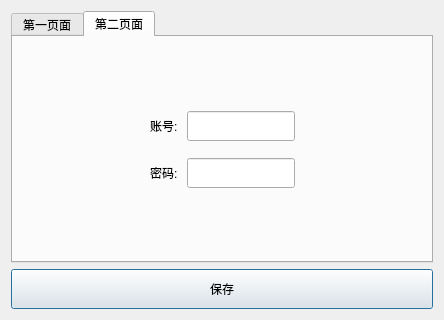
<?xml version="1.0" encoding="UTF-8"?>
<ui version="4.0">
 <class>Dialog</class>
 <widget class="QDialog" name="Dialog">
  <property name="geometry">
   <rect>
    <x>0</x>
    <y>0</y>
    <width>444</width>
    <height>320</height>
   </rect>
  </property>
  <property name="windowTitle">
   <string>账号信息</string>
  </property>
  <layout class="QVBoxLayout" name="verticalLayout">
   <item>
    <widget class="QTabWidget" name="tabWidget">
     <property name="currentIndex">
      <number>1</number>
     </property>
     <widget class="QWidget" name="first_tab">
      <attribute name="title">
       <string>第一页面</string>
      </attribute>
      <layout class="QHBoxLayout" name="horizontalLayout">
       <item>
        <spacer name="horizontalSpacer_2">
         <property name="orientation">
          <enum>Qt::Horizontal</enum>
         </property>
         <property name="sizeHint" stdset="0">
          <size>
           <width>40</width>
           <height>20</height>
          </size>
         </property>
        </spacer>
       </item>
       <item>
        <layout class="QGridLayout" name="gridLayout">
         <property name="topMargin">
          <number>0</number>
         </property>
         <property name="verticalSpacing">
          <number>17</number>
         </property>
         <item row="3" column="1">
          <spacer name="verticalSpacer">
           <property name="orientation">
            <enum>Qt::Vertical</enum>
           </property>
           <property name="sizeHint" stdset="0">
            <size>
             <width>20</width>
             <height>40</height>
            </size>
           </property>
          </spacer>
         </item>
         <item row="1" column="1">
          <widget class="QLineEdit" name="username1">
           <property name="minimumSize">
            <size>
             <width>0</width>
             <height>30</height>
            </size>
           </property>
          </widget>
         </item>
         <item row="2" column="1">
          <widget class="QLineEdit" name="password1">
           <property name="minimumSize">
            <size>
             <width>0</width>
             <height>30</height>
            </size>
           </property>
          </widget>
         </item>
         <item row="2" column="0">
          <widget class="QLabel" name="label_2">
           <property name="text">
            <string>密码:</string>
           </property>
          </widget>
         </item>
         <item row="1" column="0">
          <widget class="QLabel" name="label_1">
           <property name="text">
            <string>账号: </string>
           </property>
          </widget>
         </item>
         <item row="0" column="1">
          <spacer name="verticalSpacer_2">
           <property name="orientation">
            <enum>Qt::Vertical</enum>
           </property>
           <property name="sizeHint" stdset="0">
            <size>
             <width>20</width>
             <height>40</height>
            </size>
           </property>
          </spacer>
         </item>
        </layout>
       </item>
       <item>
        <spacer name="horizontalSpacer">
         <property name="orientation">
          <enum>Qt::Horizontal</enum>
         </property>
         <property name="sizeHint" stdset="0">
          <size>
           <width>40</width>
           <height>20</height>
          </size>
         </property>
        </spacer>
       </item>
      </layout>
     </widget>
     <widget class="QWidget" name="second_tab">
      <attribute name="title">
       <string>第二页面</string>
      </attribute>
      <layout class="QHBoxLayout" name="horizontalLayout_2">
       <item>
        <spacer name="horizontalSpacer_3">
         <property name="orientation">
          <enum>Qt::Horizontal</enum>
         </property>
         <property name="sizeHint" stdset="0">
          <size>
           <width>40</width>
           <height>20</height>
          </size>
         </property>
        </spacer>
       </item>
       <item>
        <layout class="QGridLayout" name="gridLayout_2">
         <property name="topMargin">
          <number>0</number>
         </property>
         <property name="verticalSpacing">
          <number>17</number>
         </property>
         <item row="3" column="1">
          <spacer name="verticalSpacer_3">
           <property name="orientation">
            <enum>Qt::Vertical</enum>
           </property>
           <property name="sizeHint" stdset="0">
            <size>
             <width>20</width>
             <height>40</height>
            </size>
           </property>
          </spacer>
         </item>
         <item row="1" column="1">
          <widget class="QLineEdit" name="username2">
           <property name="minimumSize">
            <size>
             <width>0</width>
             <height>30</height>
            </size>
           </property>
          </widget>
         </item>
         <item row="2" column="1">
          <widget class="QLineEdit" name="password2">
           <property name="minimumSize">
            <size>
             <width>0</width>
             <height>30</height>
            </size>
           </property>
          </widget>
         </item>
         <item row="2" column="0">
          <widget class="QLabel" name="label_3">
           <property name="text">
            <string>密码:</string>
           </property>
          </widget>
         </item>
         <item row="1" column="0">
          <widget class="QLabel" name="label_4">
           <property name="text">
            <string>账号: </string>
           </property>
          </widget>
         </item>
         <item row="0" column="1">
          <spacer name="verticalSpacer_4">
           <property name="orientation">
            <enum>Qt::Vertical</enum>
           </property>
           <property name="sizeHint" stdset="0">
            <size>
             <width>20</width>
             <height>40</height>
            </size>
           </property>
          </spacer>
         </item>
        </layout>
       </item>
       <item>
        <spacer name="horizontalSpacer_4">
         <property name="orientation">
          <enum>Qt::Horizontal</enum>
         </property>
         <property name="sizeHint" stdset="0">
          <size>
           <width>40</width>
           <height>20</height>
          </size>
         </property>
        </spacer>
       </item>
      </layout>
     </widget>
    </widget>
   </item>
   <item>
    <widget class="QPushButton" name="pushButton">
     <property name="minimumSize">
      <size>
       <width>0</width>
       <height>40</height>
      </size>
     </property>
     <property name="text">
      <string>保存</string>
     </property>
    </widget>
   </item>
  </layout>
 </widget>
 <resources/>
 <connections>
  <connection>
   <sender>pushButton</sender>
   <signal>clicked()</signal>
   <receiver>Dialog</receiver>
   <slot>save_account()</slot>
   <hints>
    <hint type="sourcelabel">
     <x>242</x>
     <y>292</y>
    </hint>
    <hint type="destinationlabel">
     <x>566</x>
     <y>291</y>
    </hint>
   </hints>
  </connection>
 </connections>
 <slots>
  <slot>save_account()</slot>
 </slots>
</ui>
